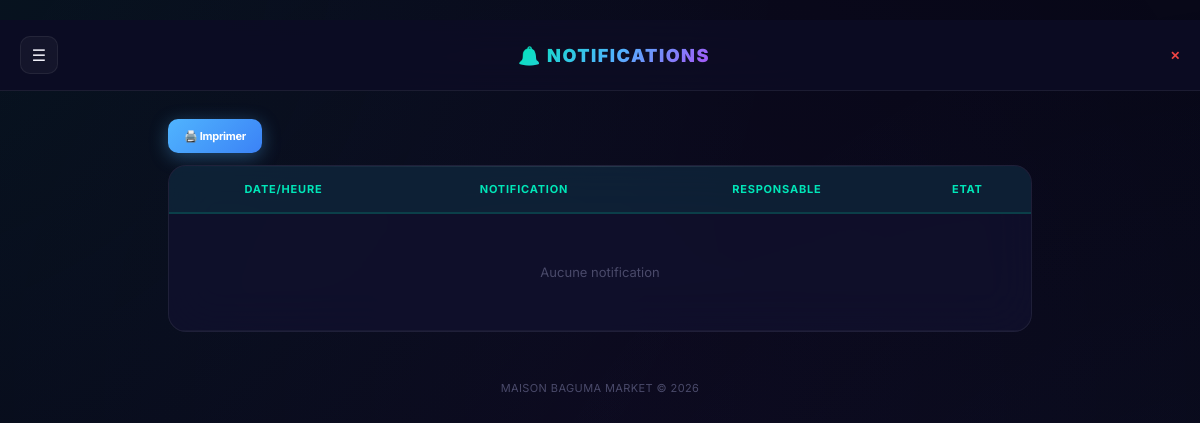
The app's page /notifications (signed in), older data.
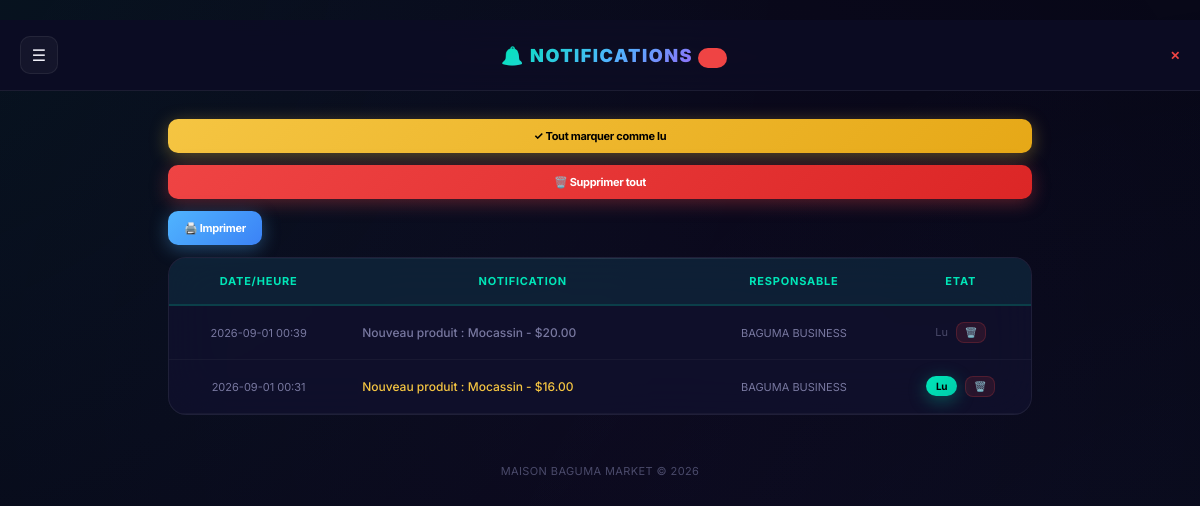
The same page, newer data.
### tables this page shows
CREATE TABLE notifications (
    id INTEGER PRIMARY KEY AUTOINCREMENT,
    tenant_id INTEGER DEFAULT 0,
    user_id INTEGER DEFAULT NULL,
    message TEXT, is_read INTEGER DEFAULT 0,
    created_at TEXT, responsable TEXT DEFAULT NULL);

### web.py (the view)
@app.route("/notifications")
@login_required
def notifications():
    conn = get_db()
    etid = get_effective_tid()
    if etid is not None:
        notifs = db_fetchall(conn, "SELECT * FROM notifications WHERE tenant_id=%s ORDER BY CASE WHEN rapport_id IS NOT NULL THEN 0 ELSE 1 END, created_at DESC LIMIT 50" if IS_PG else
                             "SELECT * FROM notifications WHERE tenant_id=? ORDER BY rapport_id DESC, created_at DESC LIMIT 50", (etid,))
    else:
        notifs = db_fetchall(conn, "SELECT * FROM notifications ORDER BY CASE WHEN rapport_id IS NOT NULL THEN 0 ELSE 1 END, created_at DESC LIMIT 50" if IS_PG else
                             "SELECT * FROM notifications ORDER BY rapport_id DESC, created_at DESC LIMIT 50")
    row = db_fetchone(conn, "SELECT COUNT(*) as cnt FROM notifications WHERE is_read=0" + (" AND tenant_id=%s" if IS_PG else " AND tenant_id=?") if etid is not None else
                      "SELECT COUNT(*) as cnt FROM notifications WHERE is_read=0",
                      (etid,) if etid is not None else ())
    unread = row["cnt"] if row else 0
    conn.close()
    return render_template("notifications.html", notifs=notifs, unread=unread, is_admin=is_admin())

### web.py (called while the page is built)
@app.after_request
def add_headers(response):
    if request.path.startswith("/static/"):
        response.headers["Cache-Control"] = "public, max-age=86400"
    else:
        response.headers["Cache-Control"] = "no-store, no-cache, must-revalidate, max-age=0"
        response.headers["Pragma"] = "no-cache"
        response.headers["Expires"] = "0"
    return response

def get_db():
    if IS_PG:
        import psycopg
        import psycopg.rows
        conn = psycopg.connect(DB_URL, sslmode="require", row_factory=psycopg.rows.dict_row)
        return conn
    else:
        import sqlite3
        conn = sqlite3.connect(LOCAL_DB)
        conn.row_factory = sqlite3.Row
        return conn

def db_fetchone(conn, sql, params=()):
    cur = conn.execute(sql, params)
    return cur.fetchone()

def db_fetchall(conn, sql, params=()):
    cur = conn.execute(sql, params)
    return cur.fetchall()

def login_required(f):
    from functools import wraps
    @wraps(f)
    def decorated(*args, **kwargs):
        if "user_id" not in session:
            return redirect(url_for("login"))
        return f(*args, **kwargs)
    return decorated

### templates/notifications.html (shortened to what this page needs)
﻿{% extends "base.html" %}
{% block body %}
<div class="topbar">
<button class="menu-btn" onclick="toggleNav()">☰</button>
<h1 class="brand">🔔 Notifications {% if unread > 0 %}<span class="badge">{{unread}}</span>{% endif %}</h1>
<a href="/logout" style="color:var(--red);font-size:12px;font-weight:600">✕</a>
</div>
<div class="container">
{% if unread > 0 %}
<form method="POST" action="/notifications/read-all" style="margin-bottom:12px">
<button type="submit" class="btn btn-gold btn-sm" style="width:100%">✓ Tout marquer comme lu</button>
</form>
{% endif %}
{% if notifs %}
<form method="POST" action="/notifications/delete-all" style="margin-bottom:12px" onsubmit="return confirm('Supprimer toutes les notifications ?')">
<button type="submit" class="btn btn-red btn-sm" style="width:100%">🗑️ Supprimer tout</button>
</form>
{% endif %}
<button class="btn btn-blue btn-sm" onclick="window.print()" style="margin-bottom:12px">🖨️ Imprimer</button>
<div class="card" style="padding:0;overflow:hidden">
<div class="table-scroll">
<table>
<tr><th>Date/Heure</th><th>Notification</th><th>Responsable</th><th>Etat</th></tr>
{% for n in notifs %}
<tr style="border-left:3px solid {% if n.rapport_id %}var(--accent){% elif n.is_read %}var(--txt3){% else %}var(--gold){% endif %}">
<td style="font-size:11px;white-space:nowrap;color:var(--txt2)">{{n.created_at[:16]}}</td>
<td style="text-align:left;font-size:12px;font-weight:500;color:{% if n.is_read %}var(--txt2){% else %}var(--gold){% endif %}">
{% if n.rapport_id %}<span style="font-size:14px;margin-right:4px">📊</span>{% endif %}{{n.message}}
</td>
<td style="font-size:11px;color:var(--txt2)">{{n.responsable or 'BAGUMA BUSINESS'}}</td>
<td>{% if not n.is_read %}
<form method="POST" action="/notifications/read/{{n.id}}" style="display:inline">
<button type="submit" class="btn btn-green btn-sm" style="padding:4px 10px;font-size:10px">Lu</button>
</form>
{% else %}<span style="color:var(--txt3);font-size:11px">Lu</span>{% endif %}
<form method="POST" action="/notifications/delete/{{n.id}}" style="display:inline;margin-left:4px" onsubmit="return confirm('Supprimer cette notification ?')">
<button type="submit" style="background:rgba(239,68,68,0.12);color:var(--red);border:1px solid rgba(239,68,68,0.2);padding:4px 8px;border-radius:8px;font-size:10px;cursor:pointer;font-weight:600">🗑️</button>
</form></td>
</tr>
{% endfor %}
{% if not notifs %}<tr><td colspan="4" class="empty">Aucune notification</td></tr>{% endif %}
</table>
</div></div>
<div class="footer">MAISON BAGUMA MARKET &copy; 2026</div>
</div>
{% endblock %}

Row changes from the older to the newer data that the page shows:
added notifications: created_at "2026-09-01 00:39", message "Nouveau produit : Mocassin - $20.00", responsable "BAGUMA BUSINESS", is_read "Lu"
added notifications: created_at "2026-09-01 00:31", message "Nouveau produit : Mocassin - $16.00", responsable "BAGUMA BUSINESS", is_read 0 (drawn)
Text that changed along with them:
text no longer shown: "Aucune notification"
text now shown: "✓ Tout marquer comme lu 🗑️ Supprimer tout"
